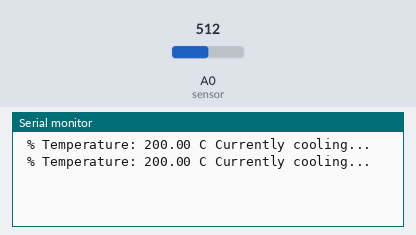
Simulated run of this sketch. Board: Arduino Uno, built with avr-gcc and run on an emulated ATmega328P. Shown: the last lines printed to the serial monitor. Inputs (shaded band) come from the test bench; at power-on: A0 (sensor) = 512.

Above: at 2.8 s.
2.9 s: A0 (sensor) set to 156
At 5.2 s:
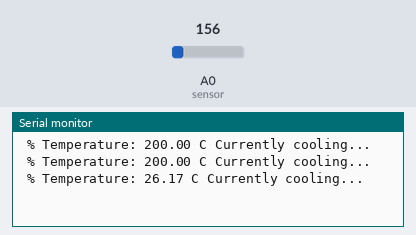
5.6 s: A0 (sensor) set to 147
At 7.4 s:
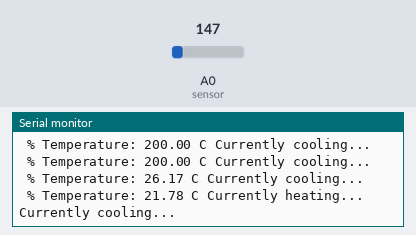

Measured:
- the behaviour switches between 148 and 147 on A0 (sensor) (found by bisection; images 1 and 2)
- after the input at 2.9 s, the serial monitor: prints a new line after 1.1 s (image 1)
- after the input at 5.6 s, the serial monitor: prints a new line after 0.40 s (image 2)

The sketch:

askisi3.ino
```cpp
const byte heat = 11;
const byte cool = 10;

const byte heatL = 22;
const byte heatH = 25;

const byte coolL = 20;
const byte coolH = 22;

bool heat_flag;
bool cool_flag;

int sensorValue;
double temp;

void setup()
{
  Serial.begin(9600);
}

void loop() {

  sensorValue = analogRead(A0);        //read the analog sensor and store it
  temp = (double)sensorValue / 1024;   //find percentage of input reading
  temp = temp * 5;                     //multiply by 5V to get voltage
  temp = temp - 0.5;                   //Subtract the offset
  temp = temp * 100;

  if ( temp < heatL )
  {
    digitalWrite(heat, HIGH);
    heat_flag = true;
  }
  else if ( temp > heatH)
  {
    digitalWrite(heat, LOW);
    heat_flag = false;
  }

  if ( temp > coolH )
  {
    digitalWrite(cool, HIGH);
    cool_flag = true;
  }
  else if ( temp < coolL )
  {
    digitalWrite(cool, LOW);
    cool_flag = false;
  }
  Serial.print(" % Temperature: ");
  Serial.print(temp);
  Serial.print(" C ");

  if ( heat_flag )
    Serial.print("Currently heating...\r\n");
  if ( cool_flag )
    Serial.print("Currently cooling...\r\n");

  delay(2000);
}
```
